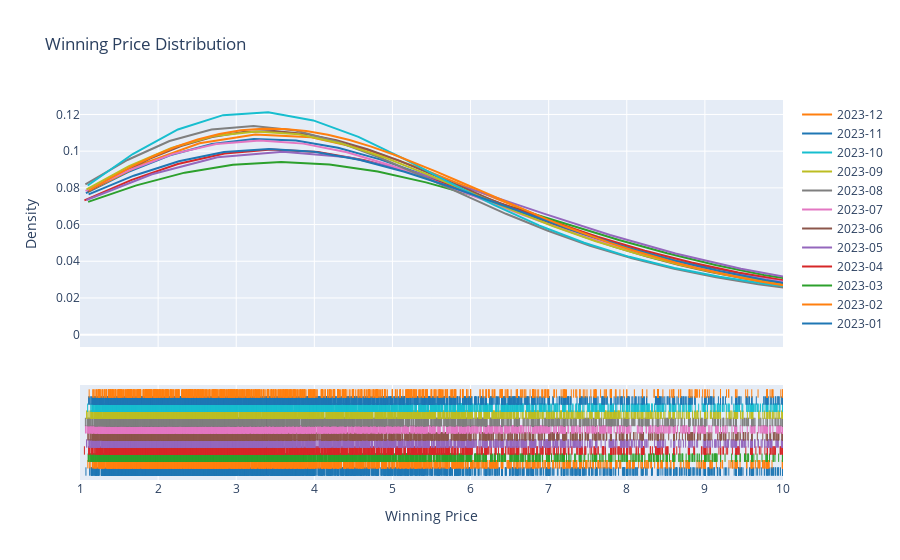

The code cell stored with this chart in its notebook:
### Code cell
import plotly.graph_objects as go
import seaborn as sns
import plotly.figure_factory as ff
import pandas as pd
df = wins_only.dropna(subset=['bfSP'])
df = df.query('year == "2023"')


# Get the unique months
months = df['month'].unique()

# Create a list to hold the data for each month
hist_data = [df[df['month'] == month]['bfSP'].values for month in months]

# Create the figure
fig = ff.create_distplot(hist_data, months, show_hist=False)

# Update layout
fig.update_layout(
    title_text='Winning Price Distribution',
    xaxis_title_text='Winning Price',
    yaxis_title_text='Density',
    xaxis_range=[1,10]
)

fig.show()

### Figure 1 — Plotly figure (JSON) as saved in the notebook; plotly's stock layout.template omitted (floating-point values rounded to 4 significant figures; data arrays with more than 128 entries replaced by an {"elided": "..."} marker saying what was removed)
{"data": [{"legendgroup": "2023-01", "marker": {"color": "rgb(31, 119, 180)"}, "mode": "lines", "name": "2023-01", "showlegend": true, "type": "scatter", "x": {"elided": "500 float values"}, "xaxis": "x", "y": {"elided": "500 float values"}, "yaxis": "y"}, {"legendgroup": "2023-02", "marker": {"color": "rgb(255, 127, 14)"}, "mode": "lines", "name": "2023-02", "showlegend": true, "type": "scatter", "x": {"elided": "500 float values"}, "xaxis": "x", "y": {"elided": "500 float values"}, "yaxis": "y"}, {"legendgroup": "2023-03", "marker": {"color": "rgb(44, 160, 44)"}, "mode": "lines", "name": "2023-03", "showlegend": true, "type": "scatter", "x": {"elided": "500 float values"}, "xaxis": "x", "y": {"elided": "500 float values"}, "yaxis": "y"}, {"legendgroup": "2023-04", "marker": {"color": "rgb(214, 39, 40)"}, "mode": "lines", "name": "2023-04", "showlegend": true, "type": "scatter", "x": {"elided": "500 float values"}, "xaxis": "x", "y": {"elided": "500 float values"}, "yaxis": "y"}, {"legendgroup": "2023-05", "marker": {"color": "rgb(148, 103, 189)"}, "mode": "lines", "name": "2023-05", "showlegend": true, "type": "scatter", "x": {"elided": "500 float values"}, "xaxis": "x", "y": {"elided": "500 float values"}, "yaxis": "y"}, {"legendgroup": "2023-06", "marker": {"color": "rgb(140, 86, 75)"}, "mode": "lines", "name": "2023-06", "showlegend": true, "type": "scatter", "x": {"elided": "500 float values"}, "xaxis": "x", "y": {"elided": "500 float values"}, "yaxis": "y"}, {"legendgroup": "2023-07", "marker": {"color": "rgb(227, 119, 194)"}, "mode": "lines", "name": "2023-07", "showlegend": true, "type": "scatter", "x": {"elided": "500 float values"}, "xaxis": "x", "y": {"elided": "500 float values"}, "yaxis": "y"}, {"legendgroup": "2023-08", "marker": {"color": "rgb(127, 127, 127)"}, "mode": "lines", "name": "2023-08", "showlegend": true, "type": "scatter", "x": {"elided": "500 float values"}, "xaxis": "x", "y": {"elided": "500 float values"}, "yaxis": "y"}, {"legendgroup": "2023-09", "marker": {"color": "rgb(188, 189, 34)"}, "mode": "lines", "name": "2023-09", "showlegend": true, "type": "scatter", "x": {"elided": "500 float values"}, "xaxis": "x", "y": {"elided": "500 float values"}, "yaxis": "y"}, {"legendgroup": "2023-10", "marker": {"color": "rgb(23, 190, 207)"}, "mode": "lines", "name": "2023-10", "showlegend": true, "type": "scatter", "x": {"elided": "500 float values"}, "xaxis": "x", "y": {"elided": "500 float values"}, "yaxis": "y"}, {"legendgroup": "2023-11", "marker": {"color": "rgb(31, 119, 180)"}, "mode": "lines", "name": "2023-11", "showlegend": true, "type": "scatter", "x": {"elided": "500 float values"}, "xaxis": "x", "y": {"elided": "500 float values"}, "yaxis": "y"}, {"legendgroup": "2023-12", "marker": {"color": "rgb(255, 127, 14)"}, "mode": "lines", "name": "2023-12", "showlegend": true, "type": "scatter", "x": {"elided": "500 float values"}, "xaxis": "x", "y": {"elided": "500 float values"}, "yaxis": "y"}, {"legendgroup": "2023-01", "marker": {"color": "rgb(31, 119, 180)", "symbol": "line-ns-open"}, "mode": "markers", "name": "2023-01", "showlegend": false, "type": "scatter", "x": {"elided": "4101 float values"}, "xaxis": "x", "y": {"elided": "4101 str values"}, "yaxis": "y2"}, {"legendgroup": "2023-02", "marker": {"color": "rgb(255, 127, 14)", "symbol": "line-ns-open"}, "mode": "markers", "name": "2023-02", "showlegend": false, "type": "scatter", "x": {"elided": "3405 float values"}, "xaxis": "x", "y": {"elided": "3405 str values"}, "yaxis": "y2"}, {"legendgroup": "2023-03", "marker": {"color": "rgb(44, 160, 44)", "symbol": "line-ns-open"}, "mode": "markers", "name": "2023-03", "showlegend": false, "type": "scatter", "x": {"elided": "4181 float values"}, "xaxis": "x", "y": {"elided": "4181 str values"}, "yaxis": "y2"}, {"legendgroup": "2023-04", "marker": {"color": "rgb(214, 39, 40)", "symbol": "line-ns-open"}, "mode": "markers", "name": "2023-04", "showlegend": false, "type": "scatter", "x": {"elided": "4111 float values"}, "xaxis": "x", "y": {"elided": "4111 str values"}, "yaxis": "y2"}, {"legendgroup": "2023-05", "marker": {"color": "rgb(148, 103, 189)", "symbol": "line-ns-open"}, "mode": "markers", "name": "2023-05", "showlegend": false, "type": "scatter", "x": {"elided": "4441 float values"}, "xaxis": "x", "y": {"elided": "4441 str values"}, "yaxis": "y2"}, {"legendgroup": "2023-06", "marker": {"color": "rgb(140, 86, 75)", "symbol": "line-ns-open"}, "mode": "markers", "name": "2023-06", "showlegend": false, "type": "scatter", "x": {"elided": "4325 float values"}, "xaxis": "x", "y": {"elided": "4325 str values"}, "yaxis": "y2"}, {"legendgroup": "2023-07", "marker": {"color": "rgb(227, 119, 194)", "symbol": "line-ns-open"}, "mode": "markers", "name": "2023-07", "showlegend": false, "type": "scatter", "x": {"elided": "4424 float values"}, "xaxis": "x", "y": {"elided": "4424 str values"}, "yaxis": "y2"}, {"legendgroup": "2023-08", "marker": {"color": "rgb(127, 127, 127)", "symbol": "line-ns-open"}, "mode": "markers", "name": "2023-08", "showlegend": false, "type": "scatter", "x": {"elided": "4582 float values"}, "xaxis": "x", "y": {"elided": "4582 str values"}, "yaxis": "y2"}, {"legendgroup": "2023-09", "marker": {"color": "rgb(188, 189, 34)", "symbol": "line-ns-open"}, "mode": "markers", "name": "2023-09", "showlegend": false, "type": "scatter", "x": {"elided": "4295 float values"}, "xaxis": "x", "y": {"elided": "4295 str values"}, "yaxis": "y2"}, {"legendgroup": "2023-10", "marker": {"color": "rgb(23, 190, 207)", "symbol": "line-ns-open"}, "mode": "markers", "name": "2023-10", "showlegend": false, "type": "scatter", "x": {"elided": "4350 float values"}, "xaxis": "x", "y": {"elided": "4350 str values"}, "yaxis": "y2"}, {"legendgroup": "2023-11", "marker": {"color": "rgb(31, 119, 180)", "symbol": "line-ns-open"}, "mode": "markers", "name": "2023-11", "showlegend": false, "type": "scatter", "x": {"elided": "4153 float values"}, "xaxis": "x", "y": {"elided": "4153 str values"}, "yaxis": "y2"}, {"legendgroup": "2023-12", "marker": {"color": "rgb(255, 127, 14)", "symbol": "line-ns-open"}, "mode": "markers", "name": "2023-12", "showlegend": false, "type": "scatter", "x": {"elided": "1318 float values"}, "xaxis": "x", "y": {"elided": "1318 str values"}, "yaxis": "y2"}], "layout": {"barmode": "overlay", "hovermode": "closest", "legend": {"traceorder": "reversed"}, "title": {"text": "Winning Price Distribution"}, "xaxis": {"anchor": "y2", "domain": [0, 1], "range": [1, 10], "title": {"text": "Winning Price"}, "zeroline": false}, "yaxis": {"anchor": "free", "domain": [0.35, 1], "position": 0, "title": {"text": "Density"}}, "yaxis2": {"anchor": "x", "domain": [0, 0.25], "dtick": 1, "showticklabels": false}}}
